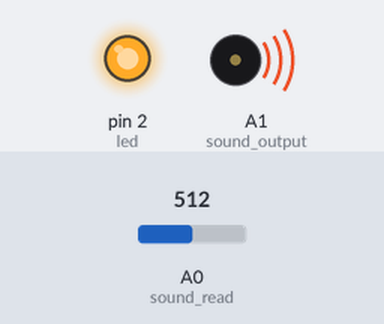
Simulated run of this sketch. Board: Arduino Uno, built with avr-gcc and run on an emulated ATmega328P. Shown: output pins drawn as LEDs (lit = HIGH), buzzer (waves = sounding). The test bench sets the inputs (shaded band); at power-on: A0 (sound_read) = 512. Random numbers use the default seed unless the sketch sets one.

Above: at 13.6 s.
13.7 s: A0 (sound_read) set to 40
At 20.2 s:
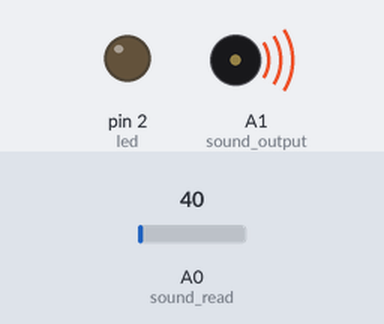
23.2 s: A0 (sound_read) set to 47
32.7 s: A0 (sound_read) set to 54
At 40.1 s:
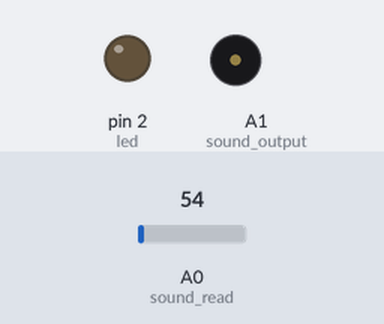
46.7 s: A0 (sound_read) set to 0
56.2 s: A0 (sound_read) set to 60
At 58.9 s:
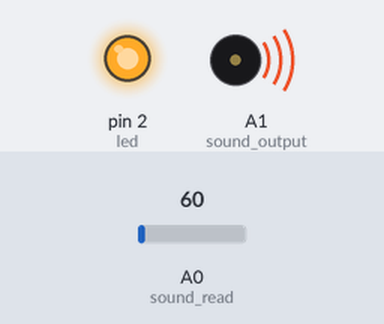
Timing chart, 0 to 70.5 s (numbered marks = the images above; inputs shaded):
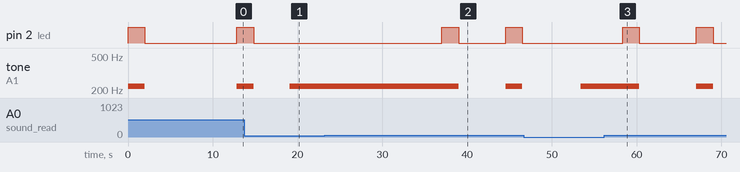

Measured:
- the behaviour switches between 50 and 51 on A0 (sound_read) (found by bisection; images 1 and 2)
- after the input at 23.2 s, every drawn part: stays the same
- after the input at 32.7 s, pin 2 (led): alternates HIGH for 2.0 s and LOW for 5.5 s, starting after 4.3 s; tone on A1 (sound_output): 222 Hz → silent after 6.3 s, → 222 Hz 5.5 s later, → silent 2.0 s later
- after the input at 56.2 s, pin 2 (led): alternates HIGH for 2.0 s and LOW for 6.7 s, starting after 2.1 s; tone on A1 (sound_output): 222 Hz → silent after 4.1 s, → 222 Hz 6.7 s later, → silent 2.0 s later

The sketch:

SDU_8.ino
```cpp
int led = 2;
int sound_read = A0;
int sound_output = A1;
void setup() {
  // put your setup code here, to run once:
  Serial.begin(9600);
  pinMode(led, OUTPUT);
}
void loop() {
  // put your main code here, to run repeatedly:
  tone(sound_output, 222);
  if (analogRead(sound_read)>50) {
    digitalWrite(led, 1);
    delay(2000);
    noTone(sound_output);
    digitalWrite(led, 0);
    delay(2000);
  }
  else{
    digitalWrite(led, 0);
  }
  delay(random(1000, 10000));
}
```
